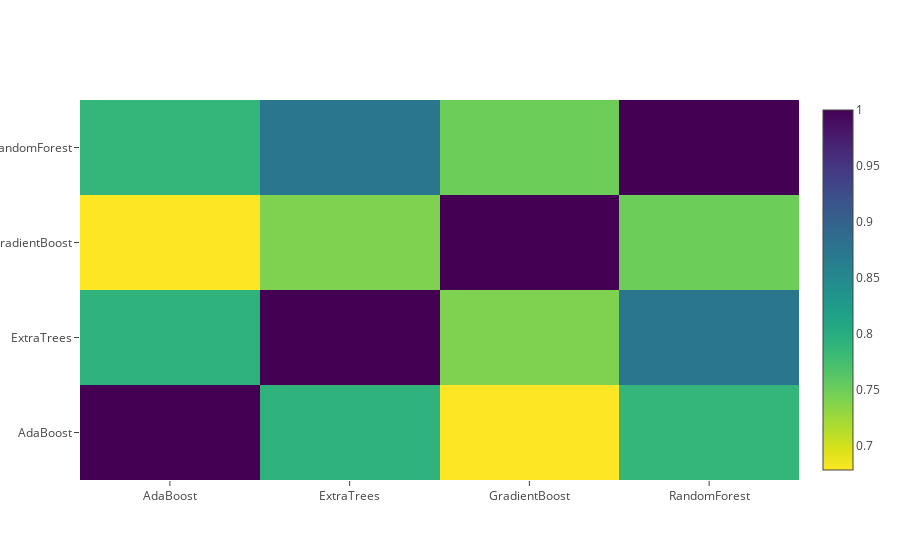

Notebook cell for this chart:
### Markdown cell above
**Correlation Heatmap of the Second Level Training set**

### Code cell
data = [
    go.Heatmap(
        z= base_predictions_train.astype(float).corr().values ,
        x=base_predictions_train.columns.values,
        y= base_predictions_train.columns.values,
          colorscale='Viridis',
            showscale=True,
            reversescale = True
    )
]
py.iplot(data, filename='labelled-heatmap')

### Figure 1 — Plotly figure (JSON) as saved in the notebook; plotly's stock layout.template omitted (floating-point values rounded to 4 significant figures)
{"data": [{"colorscale": "Viridis", "reversescale": true, "showscale": true, "type": "heatmap", "x": ["AdaBoost", "ExtraTrees", "GradientBoost", "RandomForest"], "y": ["AdaBoost", "ExtraTrees", "GradientBoost", "RandomForest"], "z": [[1, 0.7915, 0.6781, 0.7878], [0.7915, 1, 0.7408, 0.8736], [0.6781, 0.7408, 1, 0.7495], [0.7878, 0.8736, 0.7495, 1]]}], "layout": {}}
